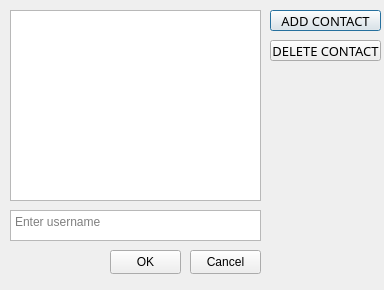
<?xml version="1.0" encoding="UTF-8"?>
<ui version="4.0">
 <class>Dialog</class>
 <widget class="QDialog" name="Dialog">
  <property name="geometry">
   <rect>
    <x>0</x>
    <y>0</y>
    <width>384</width>
    <height>290</height>
   </rect>
  </property>
  <property name="windowTitle">
   <string>Dialog</string>
  </property>
  <widget class="QListWidget" name="listWidget">
   <property name="geometry">
    <rect>
     <x>10</x>
     <y>10</y>
     <width>251</width>
     <height>191</height>
    </rect>
   </property>
  </widget>
  <widget class="QTextEdit" name="textEdit">
   <property name="geometry">
    <rect>
     <x>10</x>
     <y>210</y>
     <width>251</width>
     <height>31</height>
    </rect>
   </property>
   <property name="placeholderText">
    <string>Enter username</string>
   </property>
  </widget>
  <widget class="QPushButton" name="pushButton">
   <property name="geometry">
    <rect>
     <x>270</x>
     <y>10</y>
     <width>111</width>
     <height>21</height>
    </rect>
   </property>
   <property name="font">
    <font>
     <family>Tw Cen MT</family>
     <pointsize>10</pointsize>
    </font>
   </property>
   <property name="text">
    <string>ADD CONTACT</string>
   </property>
  </widget>
  <widget class="QPushButton" name="pushButton_2">
   <property name="geometry">
    <rect>
     <x>270</x>
     <y>40</y>
     <width>111</width>
     <height>21</height>
    </rect>
   </property>
   <property name="font">
    <font>
     <family>Tw Cen MT</family>
     <pointsize>10</pointsize>
    </font>
   </property>
   <property name="text">
    <string>DELETE CONTACT</string>
   </property>
  </widget>
  <widget class="QPushButton" name="pushButton_3">
   <property name="geometry">
    <rect>
     <x>110</x>
     <y>250</y>
     <width>71</width>
     <height>24</height>
    </rect>
   </property>
   <property name="text">
    <string>OK</string>
   </property>
  </widget>
  <widget class="QPushButton" name="pushButton_4">
   <property name="geometry">
    <rect>
     <x>190</x>
     <y>250</y>
     <width>71</width>
     <height>24</height>
    </rect>
   </property>
   <property name="text">
    <string>Cancel</string>
   </property>
  </widget>
 </widget>
 <resources/>
 <connections/>
</ui>
